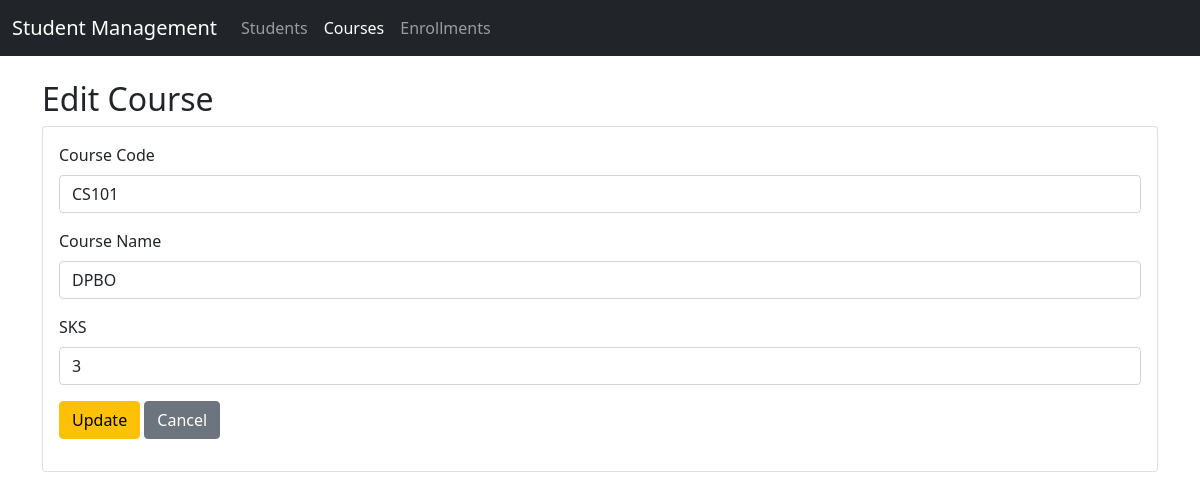
The page /project/index.php?controller=course&action=edit&id=1 on the database its author committed.
### tables this page shows
CREATE TABLE IF NOT EXISTS `courses` (
  `id` int(11) NOT NULL AUTO_INCREMENT,
  `code` varchar(10) NOT NULL,
  `name` varchar(100) NOT NULL,
  `credits` int(1) NOT NULL,
  PRIMARY KEY (`id`)
);

### project/controllers/BaseController.php (called while the page is built, shortened)
<?php
class BaseController
{
    protected function render($view, $data = [])
    {
        extract($data);
        include_once 'views/templates/header.php';
        include_once 'views/' . $view . '.php';
        include_once 'views/templates/footer.php';
    }
}

### project/controllers/CourseController.php (called while the page is built, shortened)
<?php
require_once 'controllers/BaseController.php';
require_once 'models/Course.php';
class CourseController extends BaseController
{
    private $course;
    public function __construct()
    {
        $this->course = new Course();
    }
    public function edit()
    {
        $id = $_GET['id'];
        $course = $this->course->getById($id);
        $this->render('courses/edit', ['course' => $course]);
    }
}

### project/models/Course.php (called while the page is built, shortened)
<?php
require_once 'config/connection.php';
class Course
{
    private $conn;
    private $table_name = "courses";
    public function __construct()
    {
        $database = new Database();
        $this->conn = $database->getConnection();
    }
    public function getById($id)
    {
        $query = "SELECT * FROM " . $this->table_name . " WHERE id = ?";
        $stmt = $this->conn->prepare($query);
        $stmt->bind_param("i", $id);
        $stmt->execute();
        $result = $stmt->get_result();
        return $result->fetch_assoc();
    }
}

### project/config/connection.php (called while the page is built, shortened)
<?php
class Database
{
    private $host = "localhost";
    private $username = "root";
    private $password = "";
    private $db_name = "tp_mvc";
    public function getConnection()
    {
        $this->conn = null;
        try {
            $this->conn = new mysqli($this->host, $this->username, $this->password, $this->db_name);
        } catch (Exception $e) {
            echo "Connection error: " . $e->getMessage();
        }
        return $this->conn;
    }
}

### project/views/courses/edit.php (the view, shortened to what this page needs)
<h2>Edit Course</h2>
<div class="card">
    <div class="card-body">
        <form action="index.php?controller=course&action=update" method="post">
            <div class="mb-3">
                <label for="code" class="form-label">Course Code</label>
                <input type="text" class="form-control" id="code" name="code" value="<?php echo $course['code']; ?>"
                    required>
            </div>
            <div class="mb-3">
                <label for="name" class="form-label">Course Name</label>
                <input type="text" class="form-control" id="name" name="name" value="<?php echo $course['name']; ?>"
                    required>
            </div>
            <div class="mb-3">
                <label for="credits" class="form-label">SKS</label>
                <input type="number" class="form-control" id="credits" name="credits"
                    value="<?php echo $course['credits']; ?>" min="1" max="6" required>
            </div>
            <div class="mb-3">
                <button type="submit" class="btn btn-warning">Update</button>
                <a href="index.php?controller=course&action=index" class="btn btn-secondary">Cancel</a>
            </div>
        </form>
    </div>
</div>

### rows shown on the page
courses: code "CS101", name "DPBO", credits "3"
